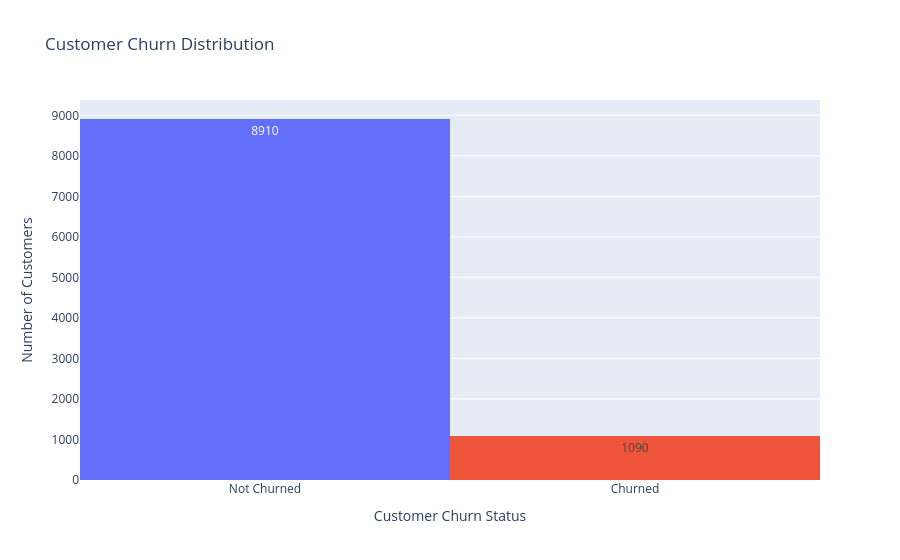

The cell this chart's notebook holds for it:
### Code cell
fig = px.histogram(
    df,
    x="churned",
    color="churned",
    title="Customer Churn Distribution",
    labels={"churned": "Customer Churn Status"},
    text_auto=True
)

fig.update_layout(
    xaxis=dict(
        tickmode="array",
        tickvals=[0, 1],
        ticktext=["Not Churned", "Churned"]
    ),
    yaxis_title="Number of Customers",
    showlegend=False
)

fig.show()

### Figure 1 — Plotly figure (JSON) as saved in the notebook; plotly's stock layout.template omitted (floating-point values rounded to 4 significant figures; data arrays with more than 128 entries replaced by an {"elided": "..."} marker saying what was removed)
{"data": [{"bingroup": "x", "hovertemplate": "Customer Churn Status=%{x}<br>count=%{y}<extra></extra>", "legendgroup": "0", "marker": {"color": "#636efa", "pattern": {"shape": ""}}, "name": "0", "orientation": "v", "showlegend": true, "texttemplate": "%{value}", "type": "histogram", "x": {"elided": "8910 int values"}, "xaxis": "x", "yaxis": "y"}, {"bingroup": "x", "hovertemplate": "Customer Churn Status=%{x}<br>count=%{y}<extra></extra>", "legendgroup": "1", "marker": {"color": "#EF553B", "pattern": {"shape": ""}}, "name": "1", "orientation": "v", "showlegend": true, "texttemplate": "%{value}", "type": "histogram", "x": {"elided": "1090 int values"}, "xaxis": "x", "yaxis": "y"}], "layout": {"barmode": "relative", "legend": {"title": {"text": "Customer Churn Status"}, "tracegroupgap": 0}, "showlegend": false, "title": {"text": "Customer Churn Distribution"}, "xaxis": {"anchor": "y", "categoryarray": [0, 1], "categoryorder": "array", "domain": [0, 1], "tickmode": "array", "ticktext": ["Not Churned", "Churned"], "tickvals": [0, 1], "title": {"text": "Customer Churn Status"}}, "yaxis": {"anchor": "x", "domain": [0, 1], "title": {"text": "Number of Customers"}}}}
